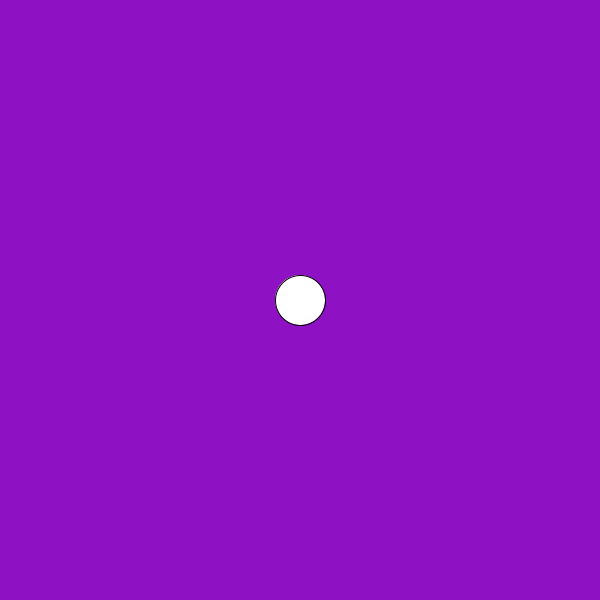
Frame 1 (no input)
Frame 60 (the mouse pressed at the canvas centre just before this capture): identical to frame 1, image omitted
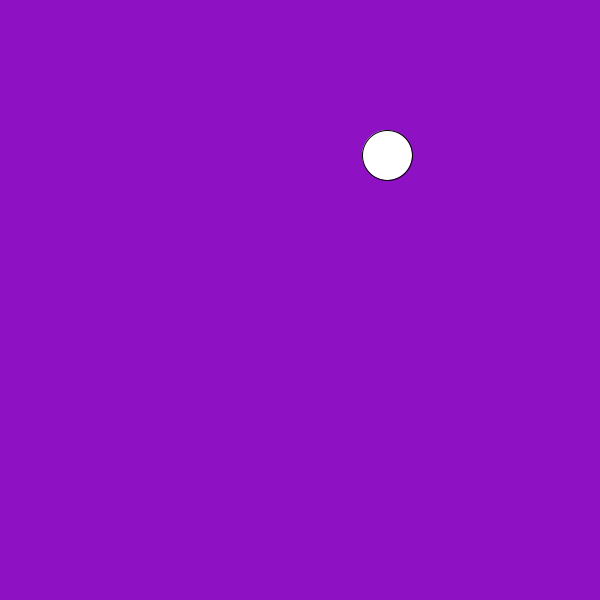
Frame 120 (the mouse held since frame 60 and released just before this capture)

The Processing sketch that drew these frames (run headless with seeded random() and noise(); from frame 60 on, the mouse is pressed at the canvas centre):

// Processing sketch: slippery_dot
// ── slippery_dot.pde
 // 1. Create three integer variables to represent the x, y, and the size of the ellipse
       int x=300;
       int y=300;
       int size=50;
    void setup() {
      // 2. Set the size of your sketch
    size (600,600);
    }
    
    void draw() {
      // 3. Set the background color of your sketch
      background(#8E12C4);
      // 4. Draw an ellipse. Make sure it fits in the window.
      // Use the variables created at the top of the sketch, 
      // for the location and size of your ellipse
      ellipse(x,y,size,size);
    }
        
    void mousePressed() {
      //5. Create an integer variable called distance
      int distance=getDistance(mouseX, mouseY, x, y);
      //6. Set the value of the distance variable to the value returned by the getDistance method
      //   Pass the mouse's x and y (mouseX and mouseY) and the x and y of your ellipse to the method.
        
          
      //7.  Use an if statement to check if the distance variable is < the radius of the ellipse
      //    If it is, set a new x and y for the ellipse, using a random location on the window
      //    Hint: Use the Processing random() function
       if(distance<size){
           x = (int)random(width);
           y = (int)random(height);
       }
    }
    
    int getDistance(int x1, int y1, int x2, int y2) {
      return (int)Math.sqrt(Math.pow((x1-x2),2) + Math.pow((y1-y2),2));
    }
